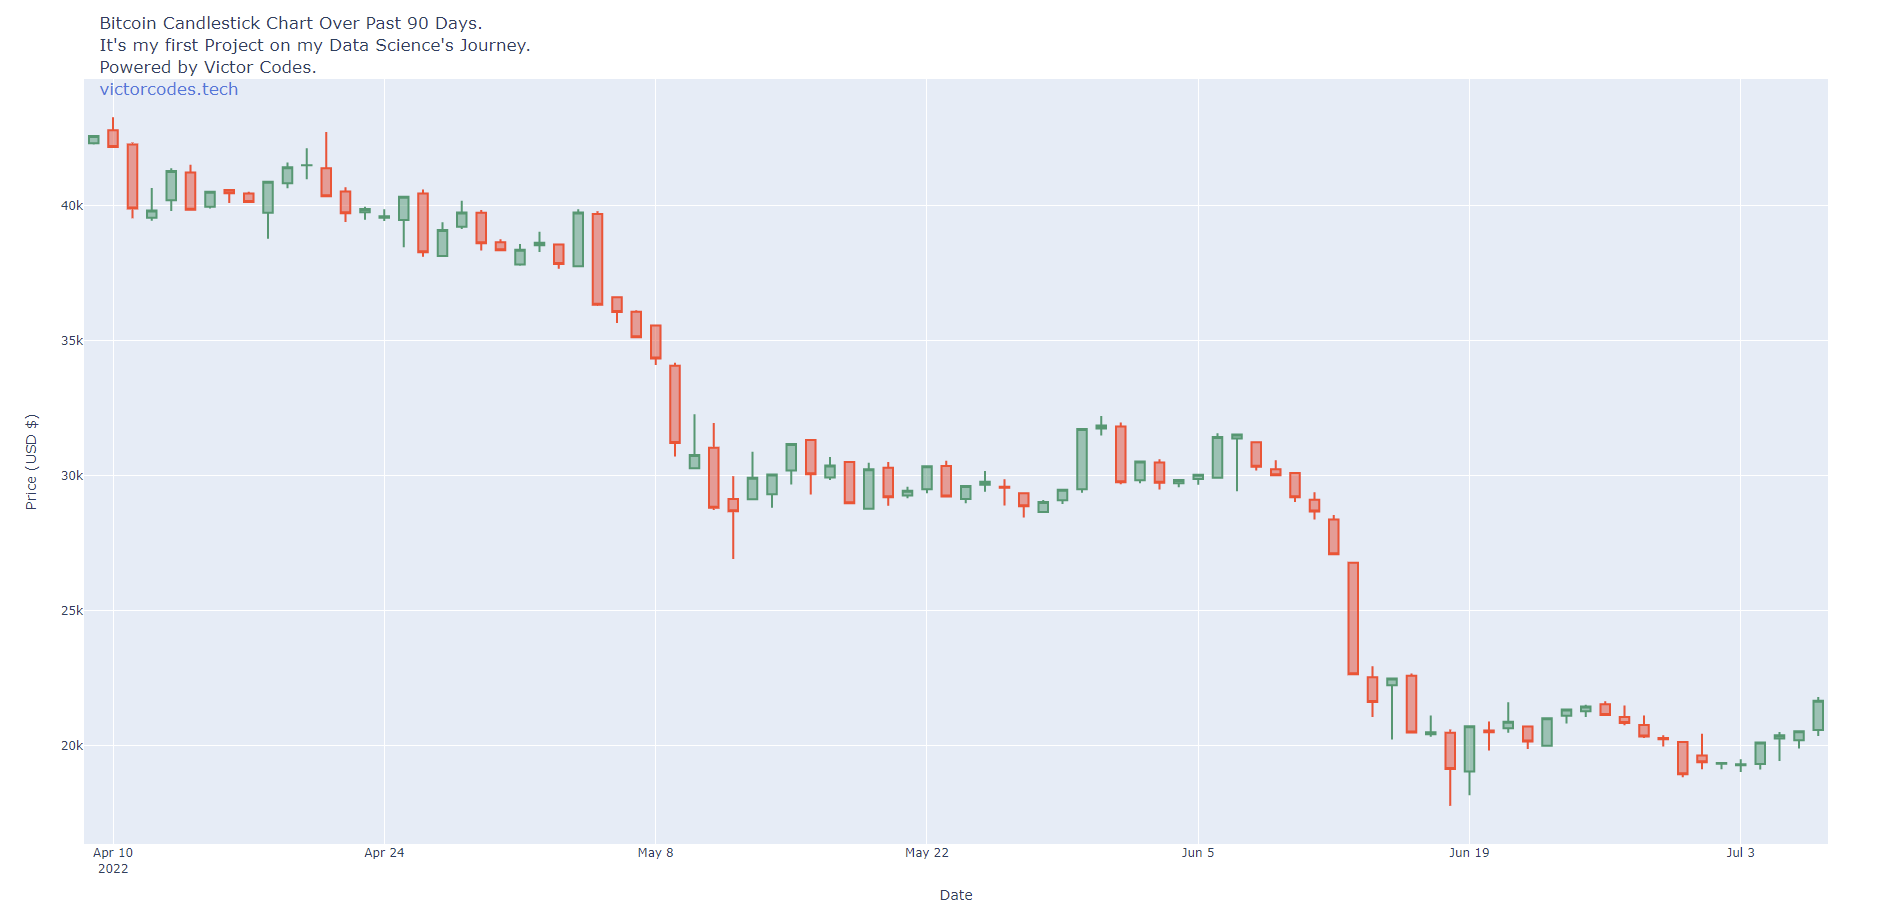

Python code for this plot:
from pycoingecko import CoinGeckoAPI
import pandas as pd
import plotly.offline as plotly
import plotly.graph_objs as go

plot = plotly.plot

cg = CoinGeckoAPI()

bitcoin_data = cg.get_coin_market_chart_by_id(id="bitcoin", vs_currency="usd", days=90)
bitcoin_price_data = bitcoin_data["prices"]
data= pd.DataFrame(bitcoin_price_data, columns=["TimeStamp", "Price"])
data["Date"] = pd.to_datetime(data["TimeStamp"], unit="ms")
candlestick_data = data.groupby(data.Date.dt.date).agg({"Price": ["min", "max", "first" , "last"]})

fig = go.Figure(data=[go.Candlestick(x= candlestick_data.index, 
open = candlestick_data["Price"]["first"], 
high = candlestick_data["Price"]["max"], 
low = candlestick_data["Price"]["min"], 
close=candlestick_data["Price"]["last"])])

fig.update_layout(xaxis_rangeslider_visible=False, xaxis_title="Date", yaxis_title="Price (USD $)", title = "Bitcoin Candlestick Chart Over Past 90 Days")

plot(fig, filename ="bitcoin_candlestick_graph.html")
